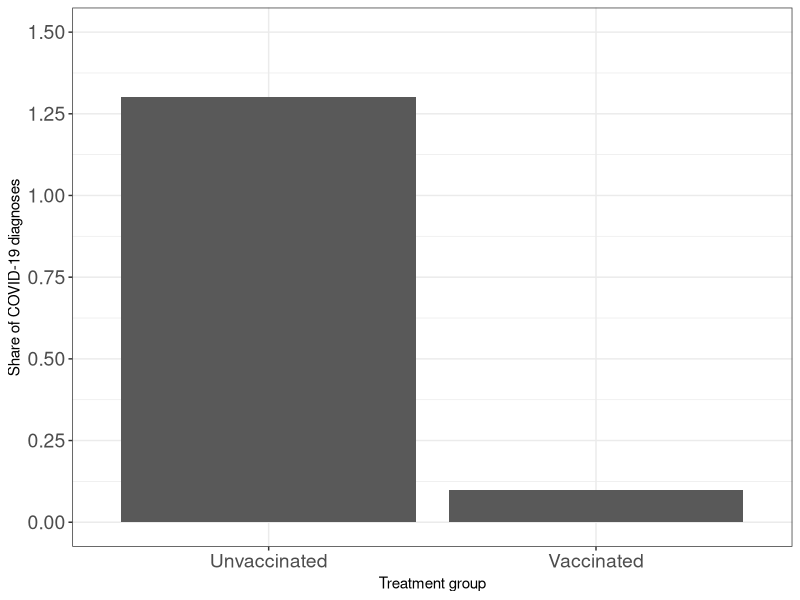
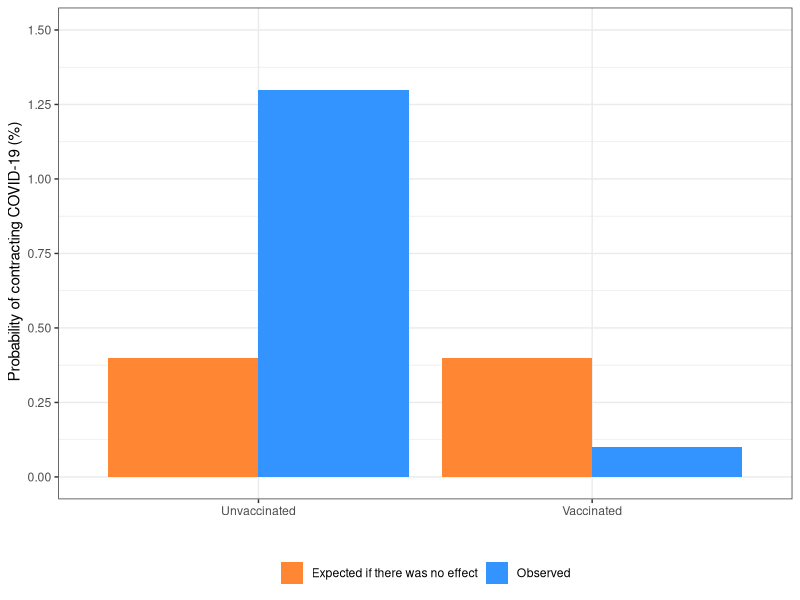
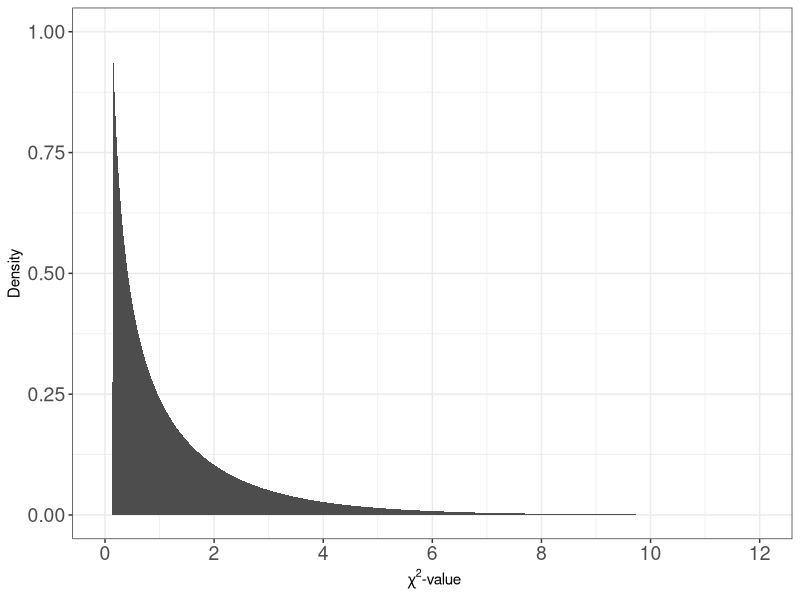
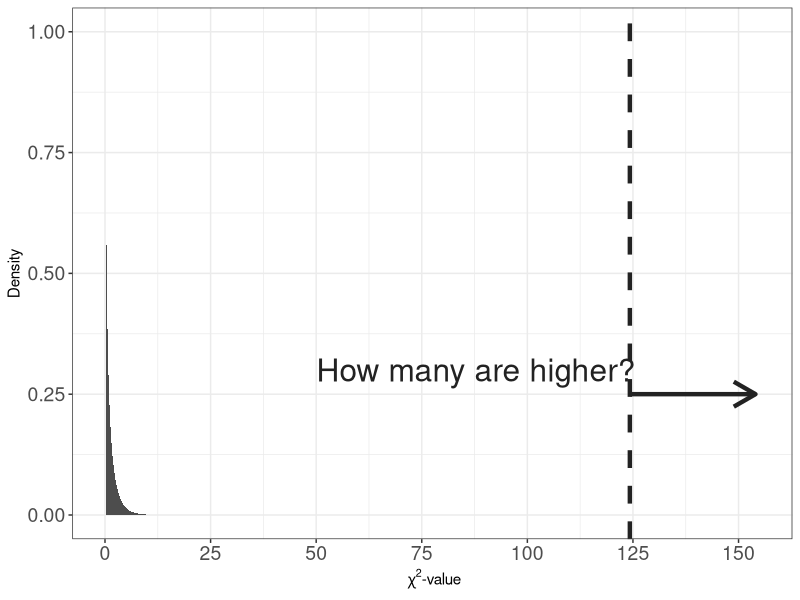
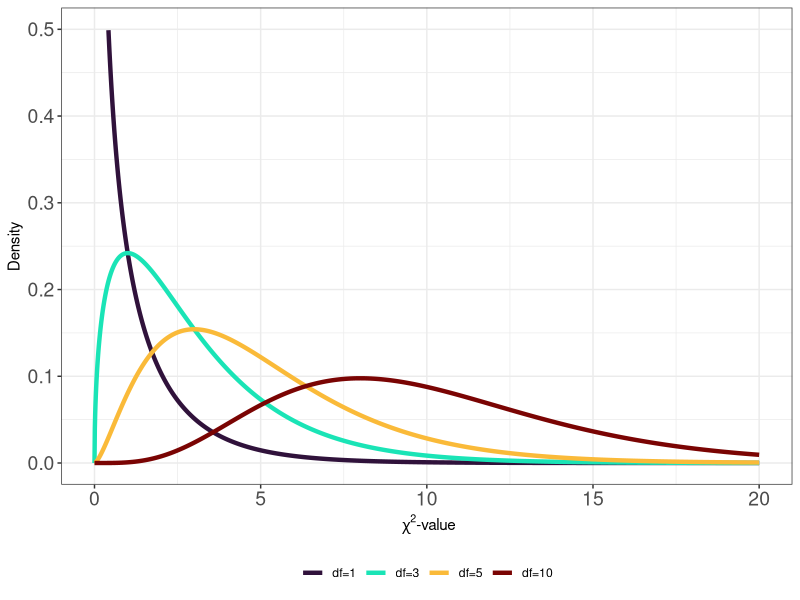
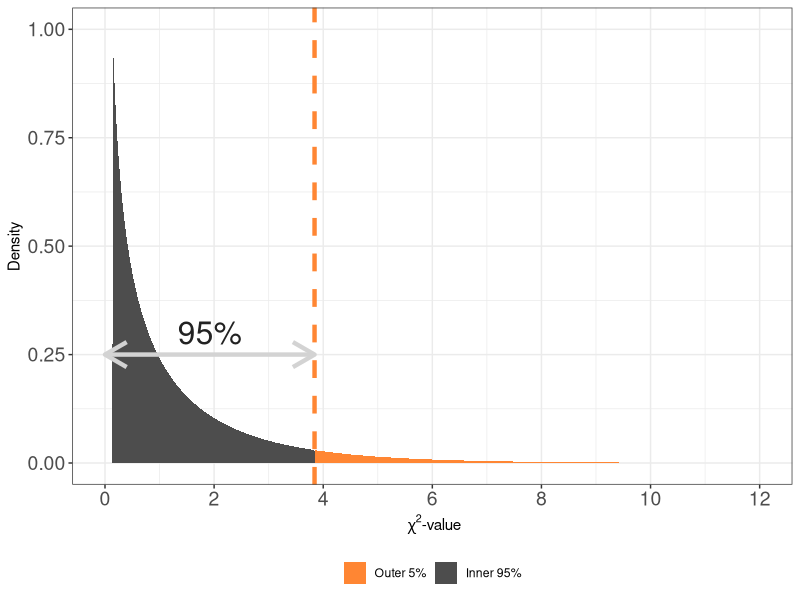
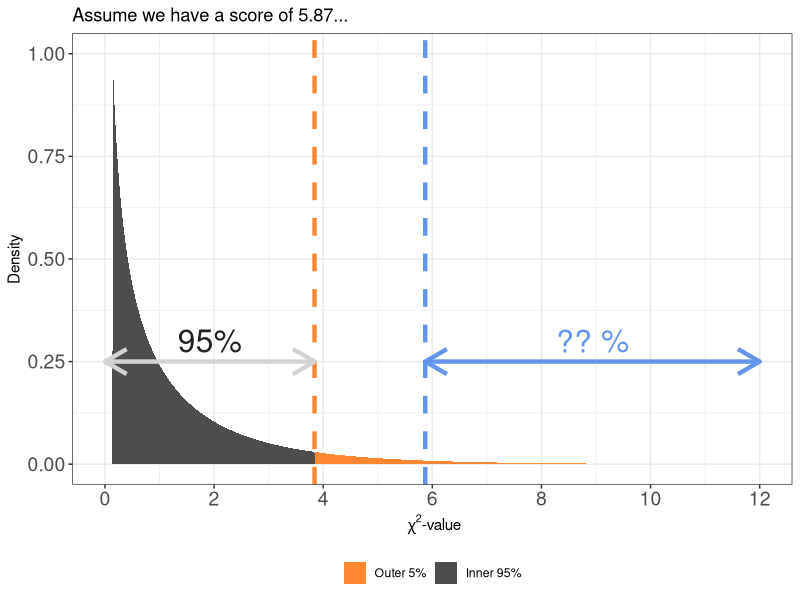
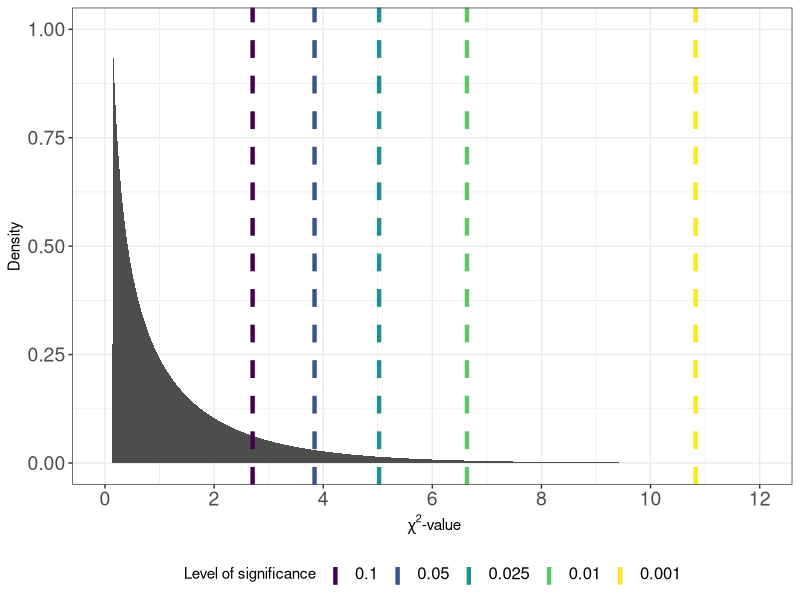

Recreate these plots in R, in order.

# Graphs & Tables, Kvantitativ forskningsmetode
###############################################

# Lecture 6: Tabular analysis & chi-squared test

library(tidyverse)
library(xtable)
library(viridis)

setwd("/Users/carloknotz/Documents/Work/Stavanger/Teaching/Statistics/Slides")

# Replication of Logunov et al., Sputnik V trial (Lancet 2021)
##############################################################
sputnik <- matrix(c(4840,62,14948,16), ncol = 2, byrow = T)

colnames(sputnik) <- c("Did not get COVID","Got COVID")
rownames(sputnik) <- c("Did not get vaccine","Got vaccine")

# Frequency table
freq <- as.table(t(sputnik))
freq <- addmargins(freq)

freq <- xtable(freq,
               caption = "Frequencies: Vaccine receipt and COVID-19 incidences",
               align = c("l","c","c","c"),
               digits = 0)

align(freq) <- xalign(freq)
digits(freq) <- xdigits(freq)
display(freq) <- xdisplay(freq)

print(freq,file="sputnik_freq.tex",table.placement = "h",booktabs = T,
      caption.placement="bottom")

# Percentages
propsput <- t(rbind(sputnik,sputnik[1,] + sputnik[2,]))
colnames(propsput) <- c("Did not get vaccine","Got vaccine","Sum")

prop <- 100*prop.table(propsput,2) # Column percentages
prop <- addmargins(prop, 1)

prop <- xtable(prop,
               caption = "Percentages: Vaccine receipt and COVID-19 incidences",
               align = c("l","c","c","c"),
               digits = 1)

align(prop) <- xalign(prop)
display(prop) <- xdisplay(prop)

print(prop,file="sputnik_prop.tex",table.placement = "h",booktabs = T,
      caption.placement="bottom",hline.after=c(-1, 0),
      add.to.row = list(pos = list(nrow(prop)),
                        command = paste0("\\bottomrule \n \\multicolumn{4}{l}",
                                       "{\\scriptsize{Note: Table shows column percentages.}} \n")))

# Percentages, graphically - w/ null result
data.frame(group = c("Unvaccinated","Vaccinated"),
           prob = c(1.3,0.1)) %>% 
  ggplot(aes(x=group,y=prob)) +
  geom_bar(stat = "identity") +
  scale_y_continuous(limits = c(0,1.5),
                     breaks = seq(0,1.5,.25)) +
  labs(y="Share of COVID-19 diagnoses",
       x = "Treatment group") +
  theme_bw() +
  theme(legend.position = "bottom",
        legend.title = element_blank(),
        axis.text = element_text(size=14))
ggsave("sputnik_probs.pdf")


# Percentages, graphically - w/ null result
data.frame(group = c("Unvaccinated","Vaccinated"),
                      prob = c(1.3,0.1),
           null = rep(0.4,2)) %>% 
  pivot_longer(cols = c("null","prob"),
               names_to = "result",
               values_to = "vals") %>% 
  ggplot(aes(x=group,y=vals,fill=result)) +
    geom_bar(stat = "identity", position = "dodge") +
    scale_y_continuous(limits = c(0,1.5),
                       breaks = seq(0,1.5,.25)) +
    scale_fill_manual(values = c("#ff8633","#3393ff"),
                      labels = c("Expected if there was no effect","Observed")) +
  labs(x="", y = " Probability of contracting COVID-19 (%)") +
  theme_bw() +
  theme(legend.position = "bottom",
        legend.title = element_blank())
  ggsave("sputnik_probs_null.pdf")

# Percentage difference
inc_untreat <- round((62/4902)*100, digits = 1) # incidence among untreated
inc_untreat

inc_treat <- round((16/14964)*100, digits = 1) # incidence among treated
inc_treat

inc_treat-inc_untreat # difference
round(inc_treat/inc_untreat, digits = 3)*100 # relative risk


# odds-ratio, using frequencies
base <- 78/19788
treat <- 16/14948 # odds in exposed group
place <- 62/4840 # odds in unexposed group

round(treat/place, digits = 3) # odds-ratio

round(1-(treat/place), digits = 3)*100 # efficacy

# odds-ration, using probabilities
base_prob <- 0.4/99.6
treat_prob <- 0.1/99.9
place_prob <- 1.3/98.7

treat_prob/place_prob
1-(treat_prob/place_prob)


# chi-square
Xsq <- chisq.test(sputnik, correct = F) 
  Xsq$observed
  Xsq$expected
  
# by hand:
c_1 <- (4840-4882.39)^2/4882.39
c_2 <- (62-19.61)^2/19.61
c_3 <- (14948-14904.14)^2/14904.14
c_4 <- (16-59.86)^2/59.86

round(c_1, digits = 3)
round(c_2, digits = 3)
round(c_3, digits = 3)
round(c_4, digits = 3)

chistat <- c_1 + c_2 + c_3 + c_4
chistat

# Exact p-value, computed chi-stat
pchisq(Xsq$statistic,
       df = 1,
       lower.tail = F)

# Exact p-value, chi-stat by hand
pchisq(124.266,
       df = 1,
       lower.tail = F)

# Generate chi-squared distributions
####################################
  
# df=1, shaded
data.frame(chisq = 0:7000 / 100) %>% 
  mutate(density = dchisq(x = chisq, df = 1)) %>% 
  mutate(within = ifelse(chisq>=3.841,"no","yes")) %>% 
  filter(chisq<=12) %>% 
  ggplot(aes(x=chisq,y=density)) +
  geom_area(fill="grey30") +
  scale_x_continuous(limits = c(0,12),
                     breaks = seq(0,12,2)) +
  scale_y_continuous(limits = c(0,1)) +
  ylab("Density") +
  xlab(~ paste(chi ^ 2, "-value")) +
  theme_bw() +
  theme(legend.position = "bottom",
        legend.title = element_blank(),
        axis.text = element_text(size=14))
  ggsave("chidist.pdf")

  
# df=1, with arrow for p-value
data.frame(chisq = 0:7000 / 100) %>% 
  mutate(density = dchisq(x = chisq, df = 1)) %>% 
  mutate(within = ifelse(chisq>=3.841,"no","yes")) %>% 
  filter(chisq<=12) %>% 
  ggplot(aes(x=chisq,y=density)) +
  geom_area(fill="grey30") +
  geom_vline(xintercept = 124.266, linetype = "dashed", color = "#222222", size=1.5) +
  annotate("segment",x=124.266,xend = 154,y=.25,yend = .25,
           color = "#222222", size = 1.5, arrow = arrow()) +
  annotate("text", x = 150-124.266/2, y=.3, label="How many are higher?", size = 8, color = "#222222") +
  scale_x_continuous(limits = c(0,155),
                     breaks = seq(0,150,25)) +
  scale_y_continuous(limits = c(0,1)) +
  ylab("Density") +
  xlab(~ paste(chi ^ 2, "-value")) +
  theme_bw() +
  theme(legend.position = "bottom",
        legend.title = element_blank(),
        axis.text = element_text(size=14))
  ggsave("chidist_pval.pdf",
         height = 10,
         width = 15,
         units = "cm")
  
  
# df=1:10
data.frame(chisq = 0:7000 / 100) %>% 
  mutate(df_01 = dchisq(x = chisq, df = 1),
         df_03 = dchisq(x = chisq, df = 3),
         df_05 = dchisq(x = chisq, df = 5),
         df_10 = dchisq(x = chisq, df = 10)) %>% 
  pivot_longer(cols = starts_with("df_"),
               names_to = "dist",
               values_to = "density") %>% 
  ggplot(aes(x=chisq,y=density,color=factor(dist))) +
    geom_line(size = 1.5) +
  scale_x_continuous(limits = c(0,20)) +
  scale_y_continuous(limits = c(0,.5)) +
  scale_color_viridis(discrete = T,option = "turbo",
                      labels = c("df=1","df=3","df=5","df=10")) +
  ylab("Density") +
  xlab(~ paste(chi ^ 2, "-value")) +
  theme_bw() +
  theme(legend.position = "bottom",
        legend.title = element_blank(),
        axis.text = element_text(size=14))
  ggsave("chidist_dfs.pdf")

  
  
# df=1, with 95% quantile shaded
data.frame(chisq = 0:7000 / 100) %>% 
  mutate(density = dchisq(x = chisq, df = 1)) %>% 
  mutate(within = ifelse(chisq>=3.841,"no","yes")) %>% 
  filter(chisq<=12) %>% 
  ggplot(aes(x=chisq,y=density,fill=within)) +
    geom_area() +
    geom_vline(xintercept = 3.841, color = "#ff8633",
               linetype = "dashed", size = 1.5) +
  annotate("segment",x=0,xend = 3.841,y=.25,yend = .25,
           color = "#d3d3d3", size = 1.5, arrow = arrow(ends = "both")) +
  annotate("text", x = 3.841/2, y=.3, label="95%", size = 8, color = "#222222") +
  scale_x_continuous(limits = c(0,12),
                     breaks = seq(0,12,2)) +
  scale_y_continuous(limits = c(0,1)) +
  scale_fill_manual(values = c("#ff8633","grey30"),
                    labels = c("Outer 5%","Inner 95%")) +
  ylab("Density") +
  xlab(~ paste(chi ^ 2, "-value")) +
  theme_bw() +
  theme(legend.position = "bottom",
        legend.title = element_blank(),
        axis.text = element_text(size=14))
  ggsave("chi_crit.pdf")
  
  
# Illustration: p-value
empscore <- 5.87

data.frame(chisq = 0:7000 / 100) %>% 
  mutate(density = dchisq(x = chisq, df = 1)) %>% 
  mutate(within = ifelse(chisq>=3.841,"no","yes")) %>% 
  filter(chisq<=12) %>% 
  ggplot(aes(x=chisq,y=density,fill=within)) +
  geom_area() +
  geom_vline(xintercept = 3.841, color = "#ff8633",
             linetype = "dashed", size = 1.5) +
  geom_vline(xintercept = empscore, color = "Cornflowerblue",
             linetype = "dashed", size = 1.5) +
  annotate("segment",x=0,xend = 3.841,y=.25,yend = .25,
           color = "#d3d3d3", size = 1.5, arrow = arrow(ends = "both")) +
  annotate("text", x = 3.841/2, y=.3, label="95%", size = 8, color = "#222222") +
  annotate("text", x = empscore+(12-empscore)/2, y=.3, label="?? %", size = 8, color = "Cornflowerblue") +
  annotate("segment",x=empscore,xend = 12,y=.25,yend = .25,
           color = "Cornflowerblue", size = 1.5, arrow = arrow(ends = "both")) +
  scale_x_continuous(limits = c(0,12),
                     breaks = seq(0,12,2)) +
  scale_y_continuous(limits = c(0,1)) +
  scale_fill_manual(values = c("#ff8633","grey30"),
                    labels = c("Outer 5%","Inner 95%")) +
  ylab("Density") +
  xlab(~ paste(chi ^ 2, "-value")) +
  labs(title = paste0("Assume we have a score of ",empscore,"...")) +
  theme_bw() +
  theme(legend.position = "bottom",
        legend.title = element_blank(),
        axis.text = element_text(size=14))
  ggsave("chisq_pval.pdf")
  
  
  
# Different thresholds indicated
data.frame(chisq = 0:7000 / 100) %>% 
  mutate(density = dchisq(x = chisq, df = 1)) %>% 
  filter(chisq<=12) %>% 
  ggplot(aes(x=chisq,y=density)) +
  geom_area(fill = "grey30") +
  geom_vline(aes(xintercept = 2.706, color = "0.1"),
             linetype = "dashed", size = 1.5) +
  geom_vline(aes(xintercept = 3.841, color = "0.05"),
             linetype = "dashed", size = 1.5) +
  geom_vline(aes(xintercept = 5.024, color = "0.025"),
             linetype = "dashed", size = 1.5) +
  geom_vline(aes(xintercept = 6.635, color = "0.01"),
             linetype = "dashed", size = 1.5) +
  geom_vline(aes(xintercept = 10.828, color = "0.001"),
             linetype = "dashed", size = 1.5) +
  scale_x_continuous(limits = c(0,12),
                     breaks = seq(0,12,2)) +
  scale_y_continuous(limits = c(0,1)) +
  scale_color_viridis(discrete = T,guide = guide_legend(reverse = T),
                      direction = -1) +
  ylab("Density") +
  xlab(~ paste(chi ^ 2, "-value")) +
  labs(color = "Level of significance") +
  theme_bw() +
  theme(legend.position = "bottom",
        legend.text = element_text(size=12),
        axis.text = element_text(size=14))
  ggsave("chi_diffsig.pdf")
  
pdf("chi_crit.pdf")
dist <- rchisq(10000,1)
  dens <- density(dist)
  plot(dens,xlim = c(0,12),
       main = "", xlab = expression(chi^2-value))
  value <- 3.841
  polygon(c(dens$x[dens$x >= value ], value),
          c(dens$y[dens$x >= value ], 0),
          col = "#ff8633",
          border = 1)
  polygon(c(dens$x[dens$x < value ], value),
          c(dens$y[dens$x < value ], 0),
          col = "grey30",
          border = 1)
  abline(v=value,col = "#ff8633",lty=2, lwd=3)
  dev.off()

# Larger table
##############
  
ltab <- matrix(c(587,398,116,423,756,178,265,934,512), ncol = 3, byrow = T)
  
ltab  

colnames(ltab) <- c("Y_1","Y_2","Y_3")
rownames(ltab) <- c("X_1","X_2","X_3")

# Frequency table
ltab <- as.table(ltab)

ltab <- xtable(ltab,
               caption = "A fictional 3x3 table",
               align = c("l","c","c","c"),
               digits = 0)

align(ltab) <- xalign(ltab)
digits(ltab) <- xdigits(ltab)
display(ltab) <- xdisplay(ltab)

print(ltab,file="largertab.tex",table.placement = "h",booktabs = T,
      caption.placement="bottom")
  

# Exercise solutions, as graphs
###############################

# Case 1
nrow  <-  2
ncol <- 2

df <- (nrow-1)*(ncol-1)
siglev <-  0.95
xmax <- 15

ggplot(NULL, aes(c(0,xmax))) + 
  geom_area(stat = "function", fun = dchisq, fill = "grey30", xlim = c(0, qchisq(siglev, df=df)), args = list(df=df)) +
  geom_area(stat = "function", fun = dchisq, fill = "#d95f02", xlim = c(qchisq(siglev, df=df), xmax), args = list(df=df)) +
  geom_vline(xintercept = qchisq(siglev, df=df), color = "#d95f02", linetype = "dashed", size = 1.25) +
  labs(y = "Density",
       title = paste0("Critical value = ",round(qchisq(siglev, df=df),digits = 3)," for df=",df," and a ",100*siglev,"% level of confidence")) +
  xlab(~ paste(chi ^ 2, "-value")) +
  theme_bw() +
  theme(axis.text = element_text(size=14))
  ggsave("chi_case1.pdf")

# Case 2
nrow  <-  4
ncol <- 6

df <- (nrow-1)*(ncol-1)
siglev <- 0.99
xmax <- 40

ggplot(NULL, aes(c(0,xmax))) + 
  geom_area(stat = "function", fun = dchisq, fill = "grey30", xlim = c(0, qchisq(siglev, df=df)), args = list(df=df)) +
  geom_area(stat = "function", fun = dchisq, fill = "#d95f02", xlim = c(qchisq(siglev, df=df), xmax), args = list(df=df)) +
  geom_vline(xintercept = qchisq(siglev, df=df), color = "#d95f02", linetype = "dashed", size = 1.25) +
  labs(y = "Density",
       title = paste0("Critical value = ",round(qchisq(siglev, df=df),digits = 3)," for df=",df," and a ",100*siglev,"% level of confidence")) +
  xlab(~ paste(chi ^ 2, "-value")) +
  theme_bw() +
  theme(axis.text = element_text(size=14))
ggsave("chi_case2.pdf")

# Case 3
nrow  <-  12
ncol <- 3

df <- (nrow-1)*(ncol-1)
siglev <- 0.90
xmax <- 50

ggplot(NULL, aes(c(0,xmax))) + 
  geom_area(stat = "function", fun = dchisq, fill = "grey30", xlim = c(0, qchisq(siglev, df=df)), args = list(df=df)) +
  geom_area(stat = "function", fun = dchisq, fill = "#d95f02", xlim = c(qchisq(siglev, df=df), xmax), args = list(df=df)) +
  geom_vline(xintercept = qchisq(siglev, df=df), color = "#d95f02", linetype = "dashed", size = 1.25) +
  labs(y = "Density",
       title = paste0("Critical value = ",round(qchisq(siglev, df=df),digits = 3)," for df=",df," and a ",100*siglev,"% level of confidence")) +
  xlab(~ paste(chi ^ 2, "-value")) +
  theme_bw() +
  theme(axis.text = element_text(size=14))
ggsave("chi_case3.pdf")







